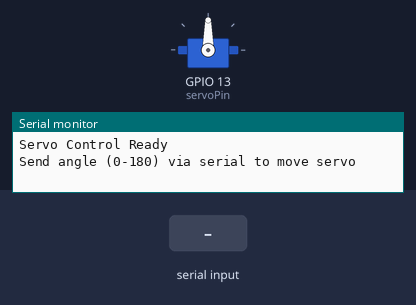
Bench run of a program on a simulated ESP32-S3. Shown: servo, the last lines printed to the serial monitor. The inputs (shaded band) are chosen by the test bench.

Above: at 1.7 s.
1.8 s: "30,150\n" received over Serial
At 2.3 s:
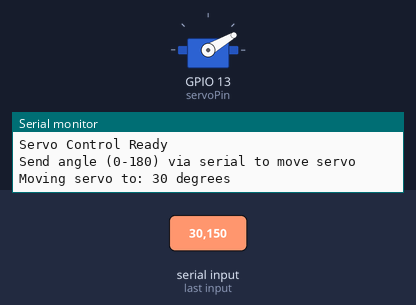
3.3 s: "5\n" received over Serial
At 4.5 s:
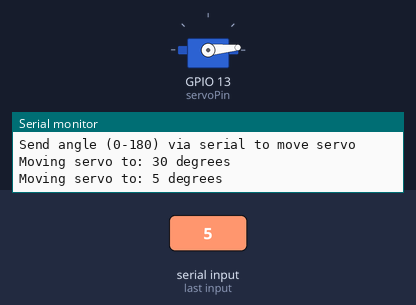
4.8 s: "90,45\n" received over Serial
At 5.8 s:
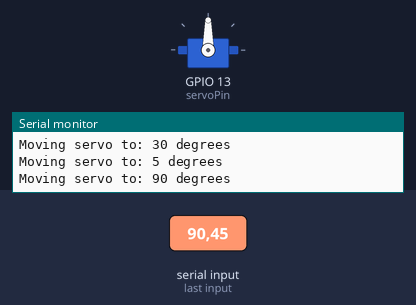
Timing chart, 0 to 7.8 s (numbered marks = the images above; inputs shaded):
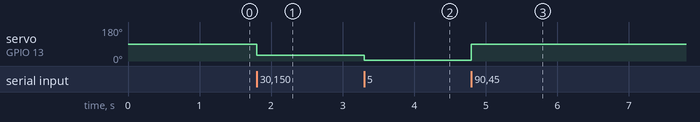

Measured:
- after the input at 1.8 s, servo on GPIO 13 (servoPin): 90° → 30° at once
- after the input at 3.3 s, servo on GPIO 13 (servoPin): 30° → 5° at once
- after the input at 4.8 s, servo on GPIO 13 (servoPin): 5° → 90° at once

The program:

main.cpp
```cpp
#include <Arduino.h>
#include <ESP32Servo.h>

Servo myServo;
const int servoPin = 13;
String inputString = "";
bool stringComplete = false;

void setup() {
  Serial.begin(115200);
  myServo.attach(servoPin);
  myServo.write(90);  // Start at center position (90 degrees)
  delay(500);         // Give servo time to reach position

  Serial.println("Servo Control Ready");
  Serial.println("Send angle (0-180) via serial to move servo");
}

void loop() {
  // Read serial input
  while (Serial.available()) {
    char inChar = (char)Serial.read();

    if (inChar == '\n' || inChar == '\r') {
      if (inputString.length() > 0) {
        stringComplete = true;
      }
    } else {
      inputString += inChar;
    }
  }

  // Process the command when a complete line is received
  if (stringComplete) {
    inputString.trim();
    int angle = inputString.toInt();

    // Validate angle range (0-180 degrees)
    if (angle >= 0 && angle <= 180) {
      myServo.write(angle);
      Serial.print("Moving servo to: ");
      Serial.print(angle);
      Serial.println(" degrees");
    } else {
      Serial.println("Error: Angle must be between 0 and 180");
    }

    // Clear the string for next input
    inputString = "";
    stringComplete = false;
  }
}
```
